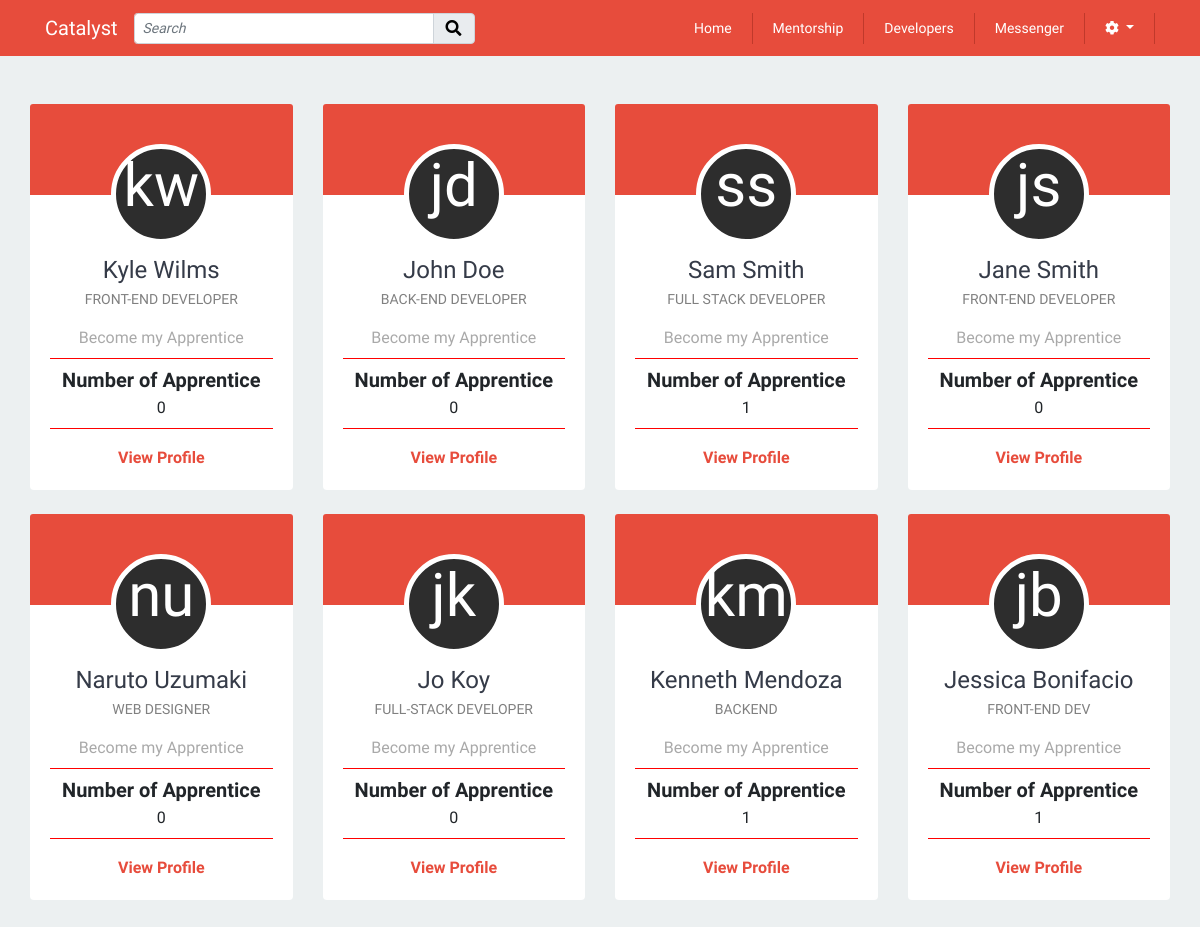
Screenshot of /includes/mentorship/mentorship.php (signed in) with the database file from the repository.
### tables this page shows
CREATE TABLE `profiles` (
  `id` int(11) NOT NULL,
  `fname` varchar(255) NOT NULL,
  `lname` varchar(255) NOT NULL,
  `email` varchar(255) NOT NULL,
  `contact` varchar(255) NOT NULL,
  `image` longtext,
  `location` varchar(255) DEFAULT NULL,
  `position` varchar(255) DEFAULT NULL,
  `portfolio_url` varchar(255) DEFAULT NULL,
  `mentorship_status` tinyint(1) DEFAULT NULL,
  `user_id` int(11) NOT NULL
);

### models/mentorship/mentors.php (called while the page is built, shortened)
<?php
class Mentors{
    public function listAllMentor($db){
        $query = "SELECT * FROM profiles WHERE mentorship_status = 1";
        $pdost = $db->prepare($query);
        $pdost->execute();
        $mentors = $pdost->fetchAll(PDO::FETCH_OBJ);
        return $mentors;
    }
    public function listMentorApprentice($db){
        $query = "SELECT * FROM mentors where status = 'approved'";
        $pdost = $db->prepare($query);
        $pdost->execute();
        $mentors = $pdost->fetchAll(PDO::FETCH_OBJ);
        return $mentors;
    }
}

### includes/mentorship/list-mentors.php (the view, shortened to what this page needs)
<?php
require_once '../../models/database.php';
require_once '../../models/mentorship/mentors.php';
$dbcon = Database::getDb();
$mentors = new Mentors();
$mentors = $mentors->listAllMentor($dbcon);
$dbcon = Database::getDb();
$num_apprentice = new Mentors();
$num_apprentice  = $num_apprentice ->listMentorApprentice($dbcon);
$id = array();
foreach($mentors as $mentor){
    $fullName = ucfirst($mentor->fname) .' '. ucfirst($mentor->lname);
    $fName = $mentor->fname;
	$lName = $mentor->lname;
	$firstChar = mb_substr($fName, 0, 1, "UTF-8");
    $secChar = mb_substr($lName, 0, 1, "UTF-8");
    foreach($num_apprentice as $row){
        if($mentor->id === $row->mentor){
            @$id[$mentor->id] += 1;
        }
    }
    $count = 0;
    if(isset($id[$mentor->id])){
        $count = $id[$mentor->id];
    }
    echo
    '<div class="col-md-3 mt-4">
        <div class="card text-center">
            <div class="card-header main-left-sidebar-header">
                <div class="dev-profile-contatiner" style="margin:0 auto;top:30px;">
                    <div class="profile-avatar-circle">
                        <span class="profile-initials">'.$firstChar.$secChar.'</span>
                    </div>
                </div>
            </div>
            <div class="card-body text-center">
                <a href="../developers/profile.php?id='.$mentor->id.'"><h4>'.ucfirst($mentor->fname). ' '. ucfirst($mentor->lname).'</h4></a>
                <p class="mt-n1 mb-3 mentor-title">'.$mentor->position.'</p>
                <a onclick="mentor_id('.$mentor->id.');mentor_name(\'' .$fullName. '\'); apprentice_id('.$_SESSION['spId'].'); apprentice_fname(\''.$_SESSION['sfname'].'\'); apprentice_lname(\''.$_SESSION['slname'].'\');" ref="javascript:void(0)"><p class="mb-2 mentor-gray" data-toggle="modal" data-target="#apprentice" data-test="test">Become my Apprentice</p></a>
                <hr>
                <h6 class="mentor-num mb-1">Number of Apprentice</h6>
                <span>'.$count.'</span>
                <hr>
                <p class="mt-3"><a href="../developers/profile.php?id='.$mentor->id.'" class="mentor-profile">View Profile</a></p>
            </div>
        </div>
    </div>
    ';
}

### css/style.css (style rules this page uses)
body { font-family: 'Muli', sans-serif; background: #ecf0f1; }
hr { display: block; height: 1px; border: 0; border-top: 1px solid red; margin: 0.5em 0; padding: 0; }
a { text-decoration: none; color: #353b48; }
p { margin: 0; padding: 0; }
.card { border: none !Important; }
.card-body { padding-top: 0 !important; }
.mentor-title { font-size: 13px; }
.mentor-title { font-size: 14px; color: gray; text-transform: uppercase; }
.mentor-gray { color: darkgray; }
.mentor-num { font-size: 20px; font-weight: bold; }
.mentor-profile { font-weight: bold; color: #E74C3C; }
span { margin: 0; }
.main-left-sidebar-header { padding-top: 40px; background: linear-gradient(to bottom, #E74C3C 60%, #FFFFFF 40%); border: none; }
.profile-avatar-circle { margin: 0 auto; width: 100px; height: 100px; background-color: #2d2d2d; border: 5px solid #fff; text-align: center; border-radius: 50%; -webkit-border-radius: 50%; -moz-border-radius: 50%; }
.profile-initials { position: relative; top: 22px; font-size: 60px; line-height: 30px; color: #fff; text-transform: lowercase; }
::placeholder { color: grey; font-style: italic; }

### rows the page displays
profiles: fname "k", lname "w", fname "Kyle", lname "Wilms", position "FRONT-END DEVELOPER", count "0"
profiles: fname "j", lname "d", fname "John", lname "Doe", position "BACK-END DEVELOPER", count "0"
profiles: fname "s", lname "s", fname "Sam", lname "Smith", position "FULL STACK DEVELOPER", id "1"
profiles: fname "j", lname "s", fname "Jane", lname "Smith", position "FRONT-END DEVELOPER", count "0"
profiles: fname "n", lname "u", fname "Naruto", lname "Uzumaki", position "WEB DESIGNER", count "0"
profiles: fname "j", lname "k", fname "Jo", lname "Koy", position "FULL-STACK DEVELOPER", count "0"
profiles: fname "k", lname "m", fname "Kenneth", lname "Mendoza", position "BACKEND", id "1"
profiles: fname "j", lname "b", fname "Jessica", lname "Bonifacio", position "FRONT-END DEV", id "1"
